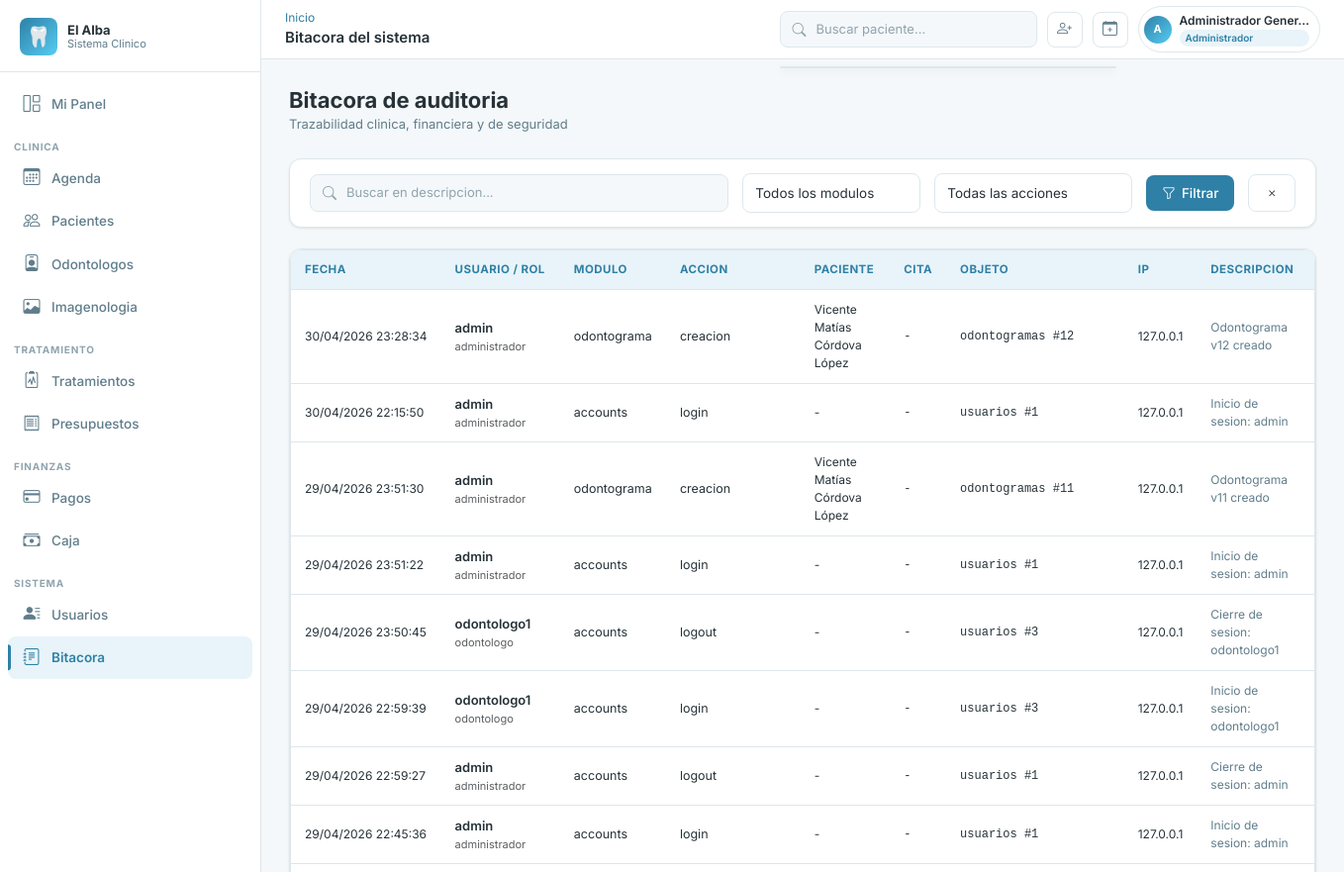
The app's page /auditoria/ (signed in, upper part), older data.
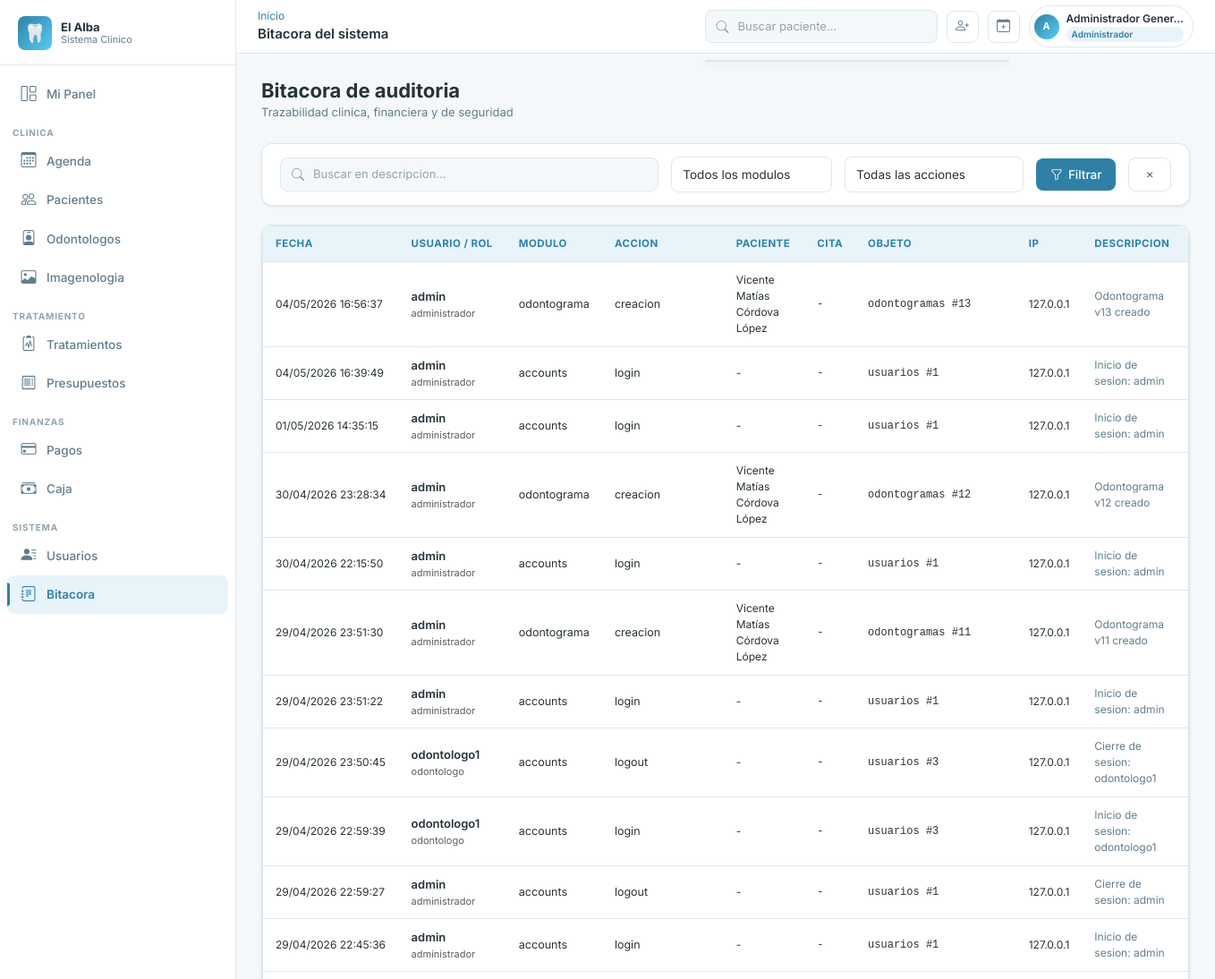
The same page, newer data.
### apps/auditoria/models.py (models this page shows, shortened)
class Bitacora(models.Model):
    id_bitacora = models.AutoField(primary_key=True)
    id_usuario = models.ForeignKey(
        "accounts.Usuario",
        db_column="id_usuario",
        on_delete=models.RESTRICT,
        related_name="bitacora",
    )
    rol_usuario = models.CharField(max_length=120, null=True, blank=True)
    modulo = models.CharField(max_length=50)
    accion = models.CharField(max_length=50)
    tabla_afectada = models.CharField(max_length=50)
    id_registro_afectado = models.CharField(max_length=50)
    objeto_afectado = models.CharField(max_length=150, null=True, blank=True)
    paciente = models.ForeignKey(
        "pacientes.Paciente",
        on_delete=models.SET_NULL,
        null=True,
        blank=True,
        related_name="eventos_auditoria",
    )
    cita = models.ForeignKey(
        "agenda.Cita",
        on_delete=models.SET_NULL,
        null=True,
        blank=True,
        related_name="eventos_auditoria",
    )
    descripcion = models.CharField(max_length=255, null=True, blank=True)
    fecha_evento = models.DateTimeField(default=timezone.now)
    ip_origen = models.CharField(max_length=45, null=True, blank=True)
    user_agent = models.CharField(max_length=255, null=True, blank=True)
    datos_anteriores = models.JSONField(null=True, blank=True)
    datos_nuevos = models.JSONField(null=True, blank=True)
    class Meta:
        db_table = "bitacora"
        verbose_name = "Registro de Bitácora"
        verbose_name_plural = "Bitácora"
        ordering = ["-fecha_evento"]
        indexes = [
            models.Index(fields=["id_usuario"], name="idx_bitacora_usuario"),
            models.Index(fields=["id_usuario", "fecha_evento"], name="idx_bitacora_usr_fecha"),
            models.Index(fields=["paciente", "fecha_evento"], name="idx_bitacora_paciente_fecha"),
            models.Index(fields=["cita", "fecha_evento"], name="idx_bitacora_cita_fecha"),
        ]

### apps/accounts/models.py (models this page shows, shortened)
class Usuario(AbstractBaseUser):
    ESTADO_ACTIVO = "activo"
    ESTADO_INACTIVO = "inactivo"
    ESTADO_BLOQUEADO = "bloqueado"
    ESTADO_CHOICES = [
        (ESTADO_ACTIVO, "Activo"),
        (ESTADO_INACTIVO, "Inactivo"),
        (ESTADO_BLOQUEADO, "Bloqueado"),
    ]
    id_usuario = models.AutoField(primary_key=True)
    id_persona = models.OneToOneField(
        "personas.Persona",
        db_column="id_persona",
        on_delete=models.RESTRICT,
        related_name="usuario",
    )
    username = models.CharField(max_length=50, unique=True)
    password_hash = models.CharField(max_length=255)
    estado_acceso = models.CharField(
        max_length=20, choices=ESTADO_CHOICES, default=ESTADO_ACTIVO
    )
    ultimo_acceso = models.DateTimeField(null=True, blank=True)
    fecha_creacion = models.DateTimeField(default=timezone.now)
    fecha_actualizacion = models.DateTimeField(auto_now=True)
    is_staff = models.BooleanField(default=False)
    is_superuser = models.BooleanField(default=False)
    PASSWORD_FIELD = "password_hash"
    USERNAME_FIELD = "username"
    REQUIRED_FIELDS = []
    objects = UsuarioManager()
    class Meta:
        db_table = "usuarios"
        verbose_name = "Usuario"
        verbose_name_plural = "Usuarios"
        permissions = [
            ("disable_usuario", "Puede inhabilitar usuario"),
            ("reactivate_usuario", "Puede reactivar usuario"),
            ("reset_password_usuario", "Puede resetear password de usuario"),
        ]
    def has_perm(self, perm, obj=None):
        if self.is_superuser:
            return True
    def has_perms(self, perm_list, obj=None):
        if not isinstance(perm_list, (list, tuple)):
            perm_list = [perm_list]
        return all(self.has_perm(perm, obj) for perm in perm_list)
    def tiene_rol(self, *roles: str) -> bool:
        if self.is_superuser:
            return True
    @property
    def password(self):
        return self.password_hash
    @password.setter
    def password(self, value):
        self.password_hash = value
    @property
    def nombre_completo(self):
        try:
            return self.id_persona.nombre_completo
        except Exception:
            return self.username

### apps/pacientes/models.py (models this page shows, shortened)
class Paciente(InhabilitableModel, AuditableModel):
    id_paciente = models.AutoField(primary_key=True)
    id_persona = models.OneToOneField(
        "personas.Persona",
        db_column="id_persona",
        on_delete=models.RESTRICT,
        related_name="paciente",
    )
    contacto_emergencia_nombre = models.CharField(max_length=120, null=True, blank=True)
    contacto_emergencia_telefono = models.CharField(max_length=20, null=True, blank=True)
    observaciones_administrativas = models.TextField(null=True, blank=True)
    fecha_registro = models.DateTimeField(default=timezone.now)
    class Meta:
        db_table = "pacientes"
        verbose_name = "Paciente"
        verbose_name_plural = "Pacientes"
        permissions = [
            ("disable_paciente", "Puede inhabilitar paciente"),
            ("reactivate_paciente", "Puede reactivar paciente"),
        ]
        indexes = [
            models.Index(fields=["id_persona"], name="idx_pacientes_persona"),
        ]
    @property
    def nombre_completo(self):
        return self.id_persona.nombre_completo

### apps/personas/models.py (models this page shows, shortened)
class Persona(models.Model):
    ESTADO_ACTIVO = "activo"
    ESTADO_INACTIVO = "inactivo"
    ESTADO_CHOICES = [
        (ESTADO_ACTIVO, "Activo"),
        (ESTADO_INACTIVO, "Inactivo"),
    ]
    id_persona = models.AutoField(primary_key=True)
    rut = models.CharField(max_length=12, unique=True)
    nombres = models.CharField(max_length=80)
    apellido_paterno = models.CharField(max_length=50)
    apellido_materno = models.CharField(max_length=50, null=True, blank=True)
    fecha_nacimiento = models.DateField(null=True, blank=True)
    id_sexo = models.ForeignKey(
        Sexo,
        db_column="id_sexo",
        on_delete=models.RESTRICT,
        null=True,
        blank=True,
        related_name="personas",
    )
    correo = models.CharField(max_length=120, unique=True, null=True, blank=True)
    telefono = models.CharField(max_length=20, null=True, blank=True)
    direccion = models.CharField(max_length=150, null=True, blank=True)
    comuna = models.CharField(max_length=80, null=True, blank=True)
    ciudad = models.CharField(max_length=80, null=True, blank=True)
    estado_persona = models.CharField(
        max_length=20, choices=ESTADO_CHOICES, default=ESTADO_ACTIVO
    )
    fecha_creacion = models.DateTimeField(default=timezone.now)
    fecha_actualizacion = models.DateTimeField(auto_now=True)
    class Meta:
        db_table = "personas"
        verbose_name = "Persona"
        verbose_name_plural = "Personas"
        indexes = [
            models.Index(fields=["rut"], name="idx_personas_rut"),
            models.Index(fields=["id_sexo"], name="idx_personas_id_sexo"),
        ]
    @property
    def nombre_completo(self) -> str:
        partes = [self.nombres, self.apellido_paterno]
        if self.apellido_materno:
            partes.append(self.apellido_materno)
        return " ".join(partes)

### apps/auditoria/views.py (the view)
# urls.py: path("", views.BitacoraListView.as_view(), name="lista"),
class BitacoraListView(PermisoRequeridoMixin, ListView):
    permission_required = "auditoria.view_bitacora"
    template_name = "auditoria/lista.html"
    context_object_name = "registros"
    paginate_by = 50
    queryset = (
        Bitacora.objects.select_related("id_usuario__id_persona")
        .order_by("-fecha_evento")
    )
    MODULOS = ["accounts", "pacientes", "agenda", "fichas", "caja",
               "pagos", "presupuestos", "tratamientos", "antecedentes", "odontograma",
               "imagenologia"]
    ACCIONES = ["login", "logout", "creacion", "edicion", "eliminacion",
                "cambio_estado", "apertura", "cierre", "movimiento",
                "inicio_atencion", "finalizacion_atencion", "visualizacion",
                "descarga", "subida_archivo", "anulacion", "acceso_denegado"]
    def get_queryset(self):
        qs = super().get_queryset()
        q = self.request.GET.get("q", "").strip()
        modulo = self.request.GET.get("modulo", "")
        accion = self.request.GET.get("accion", "")
        if q:
            qs = qs.filter(descripcion__icontains=q)
        if modulo:
            qs = qs.filter(modulo=modulo)
        if accion:
            qs = qs.filter(accion=accion)
        return qs
    def get_context_data(self, **kwargs):
        ctx = super().get_context_data(**kwargs)
        ctx["modulos_disponibles"] = self.MODULOS
        ctx["acciones_disponibles"] = self.ACCIONES
        return ctx

### apps/core/context_processors.py (called while the page is built)
def clinica_context(request):
    ctx = {
        "CLINICA_NOMBRE": settings.CLINICA_NOMBRE,
        "CLINICA_RUT": settings.CLINICA_RUT,
        "CLINICA_DIRECCION": settings.CLINICA_DIRECCION,
        "CLINICA_TELEFONO": settings.CLINICA_TELEFONO,
        "CLINICA_EMAIL": settings.CLINICA_EMAIL,
    }
    if request.user.is_authenticated:
        ctx["usuario_roles"] = list(
            request.user.usuario_roles.filter(rol__estado_rol="activo")
            .values_list("rol__nombre", flat=True)
        )
        try:
            from apps.caja.models import Caja
            ctx["caja_usuario"] = Caja.objects.filter(
                id_usuario_apertura=request.user,
                estado_caja="abierta",
            ).first()
        except Exception:
            ctx["caja_usuario"] = None
    return ctx

### apps/core/templatetags/core_tags.py (called while the page is built)
@register.filter(name='user_tiene_rol')
def user_tiene_rol(user, roles_str):
    if not user or not user.is_authenticated:
        return False
    roles = [r.strip() for r in roles_str.split(',')]
    if hasattr(user, 'tiene_rol'):
        return user.tiene_rol(*roles)
    return False

### templates/auditoria/lista.html (shortened to what this page needs)
{% extends 'base.html' %}
{% block topbar_title %}Bitacora del sistema{% endblock %}
{% block content %}
<div class="page-header">
  <div>
    <h1 class="page-title">Bitacora de auditoria</h1>
    <p class="page-subtitle">Trazabilidad clinica, financiera y de seguridad</p>
  </div>
</div>
<div class="card mb-4">
  <div class="card-body" style="padding:14px 20px;">
    <form method="get" class="d-flex gap-3 flex-wrap align-items-center">
      <div class="search-box" style="flex:1;min-width:200px;">
        <i class="bi bi-search" style="color:var(--color-texto-muy-suave);"></i>
        <input type="search" name="q" value="{{ request.GET.q }}" placeholder="Buscar en descripcion...">
      </div>
      <select name="modulo" class="form-select" style="max-width:180px;">
        <option value="">Todos los modulos</option>
      </select>
      <select name="accion" class="form-select" style="max-width:200px;">
        <option value="">Todas las acciones</option>
      </select>
      <button type="submit" class="btn btn-primary"><i class="bi bi-funnel"></i> Filtrar</button>
      <a href="{% url 'auditoria:lista' %}" class="btn btn-outline"><i class="bi bi-x"></i></a>
    </form>
  </div>
</div>
<div class="card">
  <div class="table-wrapper">
    <table class="alba-table audit-table">
      <thead>
        <tr>
          <th>Fecha</th>
          <th>Usuario / rol</th>
          <th>Modulo</th>
          <th>Accion</th>
          <th>Paciente</th>
          <th>Cita</th>
          <th>Objeto</th>
          <th>IP</th>
          <th>Descripcion</th>
        </tr>
      </thead>
      <tbody>
        {% for reg in registros %}
        <tr>
          <td style="white-space:nowrap;font-size:12px;">{{ reg.fecha_evento|date:"d/m/Y H:i:s" }}</td>
          <td>
            <div style="font-weight:600;font-size:13px;">{{ reg.id_usuario.username }}</div>
            <div class="text-muted" style="font-size:11px;">{{ reg.rol_usuario|default:"-" }}</div>
          </td>
          <td><span class="audit-chip chip-blue">{{ reg.modulo }}</span></td>
          <td><span class="audit-chip chip-purple">{{ reg.accion }}</span></td>
          <td style="font-size:12px;">{% if reg.paciente %}{{ reg.paciente.nombre_completo }}{% else %}-{% endif %}</td>
          <td style="font-family:monospace;font-size:12px;">{% if reg.cita_id %}#{{ reg.cita_id }}{% else %}-{% endif %}</td>
          <td style="font-family:monospace;font-size:12px;">{{ reg.tabla_afectada }} #{{ reg.id_registro_afectado }}</td>
          <td style="font-size:12px;">{{ reg.ip_origen|default:"-" }}</td>
          <td style="font-size:12px;color:var(--color-texto-suave);">{{ reg.descripcion|default:"-"|truncatechars:100 }}</td>
        </tr>
        {% empty %}
        <tr><td colspan="9">
          <div class="empty-state" style="padding:40px;">
            <div class="empty-state-title">Sin registros de auditoria</div>
          </div>
        </td></tr>
        {% endfor %}
      </tbody>
    </table>
  </div>
</div>
{% endblock %}

### templates/base.html (shortened to what the changed rows need)
{% load static core_tags %}
<!DOCTYPE html>
<html lang="es">
<head>
  <link rel="stylesheet" href="https://cdn.jsdelivr.net/npm/bootstrap-icons@1.11.3/font/bootstrap-icons.min.css">
  <link href="https://cdn.jsdelivr.net/npm/bootstrap@5.3.3/dist/css/bootstrap.min.css" rel="stylesheet">
  <link rel="stylesheet" href="{% static 'css/main.css' %}">
</head>
<body>
<div class="app-wrapper">
  <div class="main-content">
    <header class="topbar" role="banner">
      <div class="topbar-actions">
        <div class="topbar-user-chip" id="topbar-user-menu" role="button" tabindex="0" aria-label="Menu de usuario">
          <div class="d-none d-md-block">
            <div class="topbar-user-name">{{ request.user.nombre_completo|truncatechars:20 }}</div>
            {% for rol in usuario_roles|slice:":1" %}
            <div class="topbar-role-chip">{{ rol }}</div>
            {% endfor %}
          </div>
        </div>
      </div>
    </header>
    <main class="page-content" id="main-content" tabindex="-1">
      {% block content %}{% endblock %}
    </main>
  </div>
</div>
</body>
</html>

Row changes from the older to the newer data that the page shows:
added Bitacora: fecha_evento "04/05/2026 16:56:37", id_usuario.username "admin", rol_usuario "administrador", modulo "odontograma", accion "creacion", paciente.nombre_completo "Vicente Matías Córdova López", tabla_afectada "odontogramas", id_registro_afectado "13", ip_origen "127.0.0.1", descripcion "Odontograma v13 creado"
added Bitacora: fecha_evento "04/05/2026 16:39:49", id_usuario.username "admin", rol_usuario "administrador", modulo "accounts", accion "login", tabla_afectada "usuarios", id_registro_afectado "1", ip_origen "127.0.0.1", descripcion "Inicio de sesion: admin"
added Bitacora: fecha_evento "01/05/2026 14:35:15", id_usuario.username "admin", rol_usuario "administrador", modulo "accounts", accion "login", tabla_afectada "usuarios", id_registro_afectado "1", ip_origen "127.0.0.1", descripcion "Inicio de sesion: admin"
